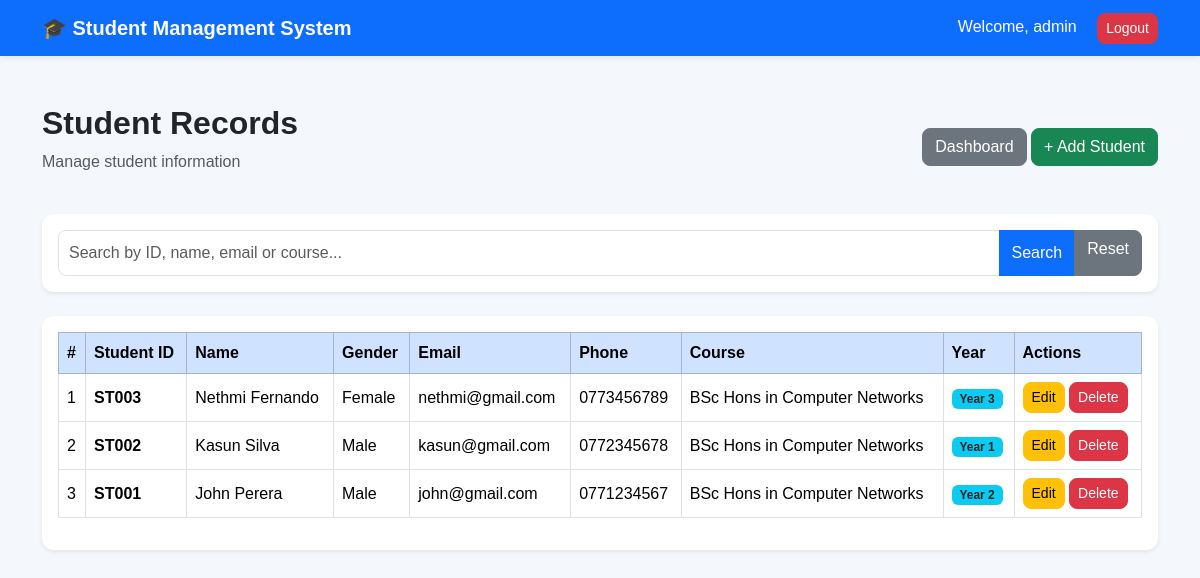
Page /students/view.php (signed in) on the committed database.
### tables this page shows
CREATE TABLE students (

    id INT AUTO_INCREMENT PRIMARY KEY,

    student_id VARCHAR(20)
        NOT NULL UNIQUE,

    full_name VARCHAR(100)
        NOT NULL,

    dob DATE
        NOT NULL,

    gender VARCHAR(20)
        NOT NULL,

    email VARCHAR(100)
        NOT NULL,

    phone VARCHAR(20)
        NOT NULL,

    address TEXT
        NOT NULL,

    course VARCHAR(150)
        NOT NULL,

    year INT
        NOT NULL,

    enrollment_date DATE
        NOT NULL,

    created_at TIMESTAMP
        DEFAULT CURRENT_TIMESTAMP

);

### students/view.php (the view, shortened to what this page needs)
<?php
require_once "../config/database.php";
$search =
    trim($_GET["search"] ?? "");
if ($search !== "") {
    $stmt = $conn->prepare(
        "SELECT *
         FROM students
         WHERE student_id LIKE ?
         OR full_name LIKE ?
         OR email LIKE ?
         OR course LIKE ?
         ORDER BY id DESC"
    );
    $searchValue =
        "%" . $search . "%";
    $stmt->bind_param(
        "ssss",
        $searchValue,
        $searchValue,
        $searchValue,
        $searchValue
    );
    $stmt->execute();
    $students =
        $stmt->get_result();
} else {
    $students =
        $conn->query(
            "SELECT *
             FROM students
             ORDER BY id DESC"
        );
}
?>
<!DOCTYPE html>
<html lang="en">
<head>
<link
href="https://cdn.jsdelivr.net/npm/bootstrap@5.3.3/dist/css/bootstrap.min.css"
rel="stylesheet">
<link
rel="stylesheet"
href="../assets/css/style.css">
</head>
<body>
<nav class="navbar navbar-dark bg-primary">
<div class="container">
<a
href="../dashboard.php"
class="navbar-brand fw-bold">
🎓 Student Management System
</a>
<div>
<span class="text-white me-3">
Welcome,
<?php
echo htmlspecialchars(
    $_SESSION["username"]
);
?>
</span>
<a
href="../logout.php"
class="btn btn-danger btn-sm">
Logout
</a>
</div>
</div>
</nav>
<div class="container py-5">
<div
class="d-flex justify-content-between align-items-center mb-4">
<div>
<h2 class="fw-bold">
Student Records
</h2>
<p class="text-muted">
Manage student information
</p>
</div>
<div>
<a
href="../dashboard.php"
class="btn btn-secondary">
Dashboard
</a>
<a
href="add.php"
class="btn btn-success">
+ Add Student
</a>
</div>
</div>
<div class="card shadow-sm mb-4">
<div class="card-body">
<form method="GET">
<div class="input-group">
<input
type="text"
name="search"
class="form-control"
placeholder="Search by ID, name, email or course..."
value="<?php
echo htmlspecialchars($search);
?>">
<button
type="submit"
class="btn btn-primary">
Search
</button>
<a
href="view.php"
class="btn btn-secondary">
Reset
</a>
</div>
</form>
</div>
</div>
<div class="card shadow-sm">
<div class="card-body">
<div class="table-responsive">
<table
class="table table-bordered table-hover align-middle">
<thead class="table-primary">
<tr>
<th>
#
</th>
<th>
Student ID
</th>
<th>
Name
</th>
<th>
Gender
</th>
<th>
Email
</th>
<th>
Phone
</th>
<th>
Course
</th>
<th>
Year
</th>
<th>
Actions
</th>
</tr>
</thead>
<tbody>
<?php
if ($students->num_rows > 0):
$count = 1;
while (
    $student =
    $students->fetch_assoc()
):
?>
<tr>
<td>
<?php echo $count++; ?>
</td>
<td>
<strong>
<?php
echo htmlspecialchars(
    $student["student_id"]
);
?>
</strong>
</td>
<td>
<?php
echo htmlspecialchars(
    $student["full_name"]
);
?>
</td>
<td>
<?php
echo htmlspecialchars(
    $student["gender"]
);
?>
</td>
<td>
<?php
echo htmlspecialchars(
    $student["email"]
);
?>
</td>
<td>
<?php
echo htmlspecialchars(
    $student["phone"]
);
?>
</td>
<td>
<?php
echo htmlspecialchars(
    $student["course"]
);
?>
</td>
<td>
<span
class="badge bg-info text-dark">
Year
<?php echo $student["year"]; ?>
</span>
</td>
<td>
<a
href="edit.php?id=<?php echo $student["id"]; ?>"
class="btn btn-sm btn-warning">
Edit
</a>
<a
href="delete.php?id=<?php echo $student["id"]; ?>"
class="btn btn-sm btn-danger delete-btn">
Delete
</a>
</td>
</tr>
<?php
endwhile;
endif; ?>
</tbody>
</table>
</div>
</div>
</div>
</div>
</body>
</html>

### assets/css/style.css (style rules this page uses)
body { background: #f4f7fb; font-family: Arial, Helvetica, sans-serif; }
.navbar { box-shadow: 0 2px 8px rgba(0, 0, 0, 0.08); }
.card { border: none; border-radius: 12px; }
.form-control, .form-select { border-radius: 8px; padding: 10px; }
.btn { border-radius: 8px; }
.table th { white-space: nowrap; }

### rows in the picture
students: student "ST003", full_name "Nethmi Fernando", gender "Female", email "nethmi@gmail.com", phone "0773456789", course "BSc Hons in Computer Networks", year "3"
students: student "ST002", full_name "Kasun Silva", gender "Male", email "kasun@gmail.com", phone "0772345678", course "BSc Hons in Computer Networks", year "1"
students: student "ST001", full_name "John Perera", gender "Male", email "john@gmail.com", phone "0771234567", course "BSc Hons in Computer Networks", year "2"

### other values in the picture
$_SESSION["username"] "admin"
